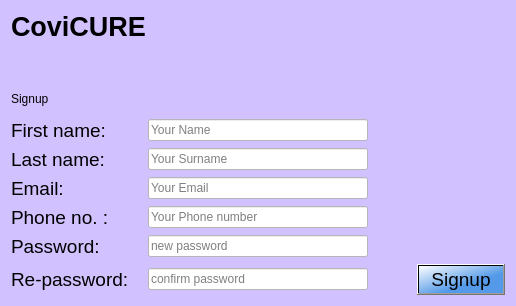
<?xml version="1.0" encoding="UTF-8"?>
<ui version="4.0">
 <class>Signup</class>
 <widget class="QDialog" name="Signup">
  <property name="geometry">
   <rect>
    <x>0</x>
    <y>0</y>
    <width>516</width>
    <height>306</height>
   </rect>
  </property>
  <property name="windowTitle">
   <string>Dialog</string>
  </property>
  <property name="styleSheet">
   <string notr="true">background-color: rgb(209, 194, 255);</string>
  </property>
  <layout class="QVBoxLayout" name="verticalLayout_3">
   <item>
    <layout class="QVBoxLayout" name="verticalLayout">
     <item>
      <widget class="QLabel" name="label">
       <property name="font">
        <font>
         <pointsize>20</pointsize>
         <bold>true</bold>
         <strikeout>false</strikeout>
        </font>
       </property>
       <property name="layoutDirection">
        <enum>Qt::LeftToRight</enum>
       </property>
       <property name="autoFillBackground">
        <bool>false</bool>
       </property>
       <property name="text">
        <string>CoviCURE</string>
       </property>
      </widget>
     </item>
    </layout>
   </item>
   <item>
    <widget class="QLabel" name="label_pic">
     <property name="text">
      <string/>
     </property>
    </widget>
   </item>
   <item>
    <layout class="QVBoxLayout" name="verticalLayout_2">
     <item>
      <widget class="QLabel" name="label_2">
       <property name="styleSheet">
        <string notr="true">font: 18pt &quot;Arial Rounded MT Bold&quot;;</string>
       </property>
       <property name="text">
        <string>Signup</string>
       </property>
      </widget>
     </item>
    </layout>
   </item>
   <item>
    <layout class="QGridLayout" name="gridLayout" columnstretch="3,5,1,2">
     <item row="0" column="0">
      <widget class="QLabel" name="label_11">
       <property name="font">
        <font>
         <pointsize>14</pointsize>
         <italic>false</italic>
         <bold>false</bold>
        </font>
       </property>
       <property name="styleSheet">
        <string notr="true">font: 14pt &quot;Arial Rounded MT Bold&quot;;</string>
       </property>
       <property name="text">
        <string>First name:</string>
       </property>
      </widget>
     </item>
     <item row="4" column="0">
      <widget class="QLabel" name="label_14">
       <property name="font">
        <font>
         <pointsize>14</pointsize>
         <italic>false</italic>
         <bold>false</bold>
        </font>
       </property>
       <property name="styleSheet">
        <string notr="true">font: 14pt &quot;Arial Rounded MT Bold&quot;;</string>
       </property>
       <property name="text">
        <string>Password:</string>
       </property>
      </widget>
     </item>
     <item row="2" column="0">
      <widget class="QLabel" name="label_13">
       <property name="font">
        <font>
         <pointsize>14</pointsize>
         <italic>false</italic>
         <bold>false</bold>
        </font>
       </property>
       <property name="styleSheet">
        <string notr="true">font: 14pt &quot;Arial Rounded MT Bold&quot;;</string>
       </property>
       <property name="text">
        <string>Email:</string>
       </property>
      </widget>
     </item>
     <item row="3" column="1">
      <widget class="QLineEdit" name="lineEdit_password_4">
       <property name="font">
        <font>
         <pointsize>9</pointsize>
         <bold>false</bold>
        </font>
       </property>
       <property name="styleSheet">
        <string notr="true">background-color: #fff</string>
       </property>
       <property name="placeholderText">
        <string>Your Phone number</string>
       </property>
      </widget>
     </item>
     <item row="5" column="0">
      <widget class="QLabel" name="label_16">
       <property name="font">
        <font>
         <pointsize>14</pointsize>
         <italic>false</italic>
         <bold>false</bold>
        </font>
       </property>
       <property name="styleSheet">
        <string notr="true">font: 14pt &quot;Arial Rounded MT Bold&quot;;</string>
       </property>
       <property name="text">
        <string>Re-password:</string>
       </property>
      </widget>
     </item>
     <item row="0" column="1">
      <widget class="QLineEdit" name="lineEdit_email">
       <property name="enabled">
        <bool>true</bool>
       </property>
       <property name="font">
        <font>
         <pointsize>9</pointsize>
         <bold>false</bold>
        </font>
       </property>
       <property name="styleSheet">
        <string notr="true">background-color: #fff</string>
       </property>
       <property name="placeholderText">
        <string>Your Name</string>
       </property>
      </widget>
     </item>
     <item row="3" column="0">
      <widget class="QLabel" name="label_15">
       <property name="font">
        <font>
         <pointsize>14</pointsize>
         <italic>false</italic>
         <bold>false</bold>
        </font>
       </property>
       <property name="styleSheet">
        <string notr="true">font: 14pt &quot;Arial Rounded MT Bold&quot;;</string>
       </property>
       <property name="text">
        <string>Phone no. :</string>
       </property>
      </widget>
     </item>
     <item row="1" column="0">
      <widget class="QLabel" name="label_12">
       <property name="font">
        <font>
         <pointsize>14</pointsize>
         <italic>false</italic>
         <bold>false</bold>
        </font>
       </property>
       <property name="styleSheet">
        <string notr="true">font: 14pt &quot;Arial Rounded MT Bold&quot;;</string>
       </property>
       <property name="text">
        <string>Last name:</string>
       </property>
      </widget>
     </item>
     <item row="1" column="1">
      <widget class="QLineEdit" name="lineEdit_password">
       <property name="font">
        <font>
         <pointsize>9</pointsize>
         <bold>false</bold>
        </font>
       </property>
       <property name="styleSheet">
        <string notr="true">background-color: #fff</string>
       </property>
       <property name="placeholderText">
        <string>Your Surname</string>
       </property>
      </widget>
     </item>
     <item row="2" column="1">
      <widget class="QLineEdit" name="lineEdit_password_2">
       <property name="font">
        <font>
         <pointsize>9</pointsize>
         <bold>false</bold>
        </font>
       </property>
       <property name="styleSheet">
        <string notr="true">background-color: #fff</string>
       </property>
       <property name="placeholderText">
        <string>Your Email</string>
       </property>
      </widget>
     </item>
     <item row="4" column="1">
      <widget class="QLineEdit" name="lineEdit_password_3">
       <property name="font">
        <font>
         <pointsize>9</pointsize>
         <bold>false</bold>
        </font>
       </property>
       <property name="styleSheet">
        <string notr="true">background-color: #fff</string>
       </property>
       <property name="placeholderText">
        <string>new password</string>
       </property>
      </widget>
     </item>
     <item row="5" column="1">
      <widget class="QLineEdit" name="lineEdit_password_5">
       <property name="font">
        <font>
         <pointsize>9</pointsize>
         <bold>false</bold>
        </font>
       </property>
       <property name="styleSheet">
        <string notr="true">background-color: #fff</string>
       </property>
       <property name="placeholderText">
        <string>confirm password</string>
       </property>
      </widget>
     </item>
     <item row="5" column="3">
      <widget class="QPushButton" name="pushButton_signup">
       <property name="sizePolicy">
        <sizepolicy hsizetype="Expanding" vsizetype="Fixed">
         <horstretch>0</horstretch>
         <verstretch>0</verstretch>
        </sizepolicy>
       </property>
       <property name="font">
        <font>
         <pointsize>14</pointsize>
         <italic>false</italic>
         <bold>false</bold>
        </font>
       </property>
       <property name="styleSheet">
        <string notr="true">background-color: qlineargradient(spread:reflect, x1:0, y1:0, x2:1, y2:1, stop:0 rgba(255, 255, 255, 255), stop:0.629213 rgba(84, 154, 232, 255));
font: 14pt &quot;Arial Rounded MT Bold&quot;;</string>
       </property>
       <property name="text">
        <string>Signup</string>
       </property>
      </widget>
     </item>
     <item row="5" column="2">
      <spacer name="horizontalSpacer">
       <property name="orientation">
        <enum>Qt::Horizontal</enum>
       </property>
       <property name="sizeHint" stdset="0">
        <size>
         <width>40</width>
         <height>20</height>
        </size>
       </property>
      </spacer>
     </item>
    </layout>
   </item>
  </layout>
 </widget>
 <resources/>
 <connections/>
</ui>
